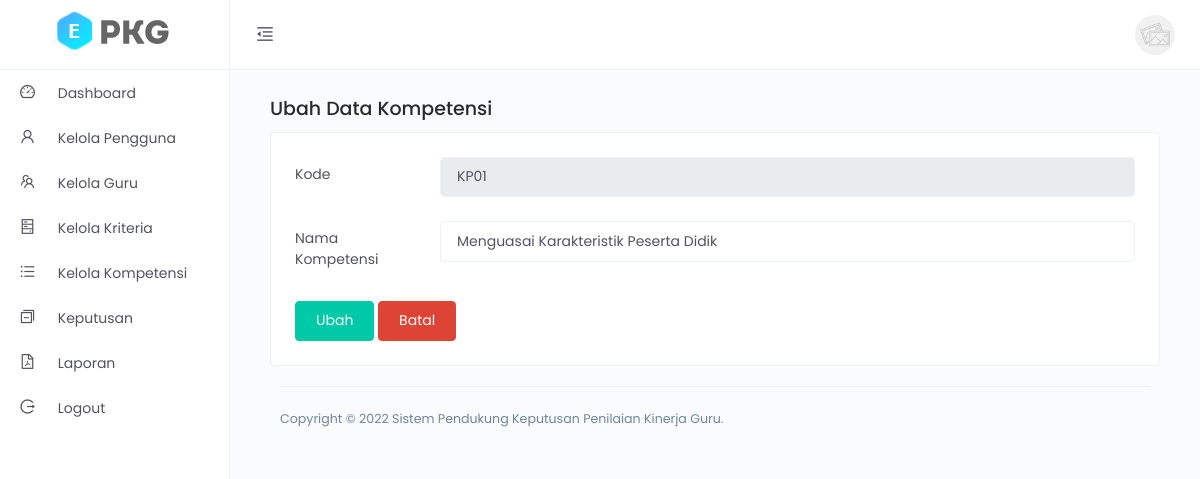
The app's page /kompetensi/ubah_kompetensi/KP01 (signed in) with its own data.
### tables this page shows
CREATE TABLE `t_kompetensi`  (
  `kode_kompetensi` varchar(16) NOT NULL,
  `kompetensi` varchar(255) NULL DEFAULT NULL,
  `status` int(1) NULL DEFAULT 1,
  `created_by` varchar(18) NULL DEFAULT NULL,
  `created_at` datetime(0) NULL DEFAULT current_timestamp(0),
  PRIMARY KEY (`kode_kompetensi`) USING BTREE
);

### core/functions.php (called while the page is built, shortened)
<?php
function view($view, $data = [])
{
    extract($data);
    require "../app/view/" . $view . ".php";
}

### app/classes/Kompetensi.php (called while the page is built, shortened)
<?php
class Kompetensi
{
    protected $_db;
    public function __construct()
    {
        $this->_db = new Database();
    }
    public function ubah_kompetensi($kode)
    {
        $data['kompetensi'] = $this->_db->other_query("SELECT * FROM t_kompetensi WHERE kode_kompetensi = '$kode'");
        view('kompetensi/ubah_data', $data);
    }
}

### core/router.php (called while the page is built, shortened)
<?php
class Router
{
    private $method     = 'index';
    private $params     = [];
    public function __construct()
    {
        $this->parseUri();
    }
    private function parseUri()
    {
        $uri = $_GET['uri'] ?? '';
        $uri = explode('/', trim(strtolower($uri), '/'));
        if (!empty($uri[0])) {
            unset($uri[0]);
        }
        $class = new $class;
        if (isset($uri[1])) {
            $method = $uri[1];
            unset($uri[1]);
            if (method_exists($class, $method)) {
                $this->method = $method;
            } else {
                abort();
            }
        }
        if (isset($uri[2])) {
            $this->params = array_values($uri);
        }
        call_user_func_array([$class, $this->method], $this->params);
    }
}

### public/index.php (called while the page is built, shortened)
<?php
new Router();

### app/classes/Database.php (called while the page is built, shortened)
<?php
class Database
{
    protected $conn;
    public function connect()
    {
        if (!$this->conn) {
            $this->conn = new mysqli(DB_HOST, DB_USER, DB_PASS, DB_NAME);
        }
    }
    function other_query($query, $type = 1)
    {
        $result = $this->conn->query($query);
        if ($type == 1) {
            $data = $result->fetch_object();
        } else {
            $data = $result->fetch_all(MYSQLI_ASSOC);
        }
        return $data;
    }
}

### app/view/kompetensi/ubah_data.php (the view, shortened to what this page needs)
<div class="main-content">
    <div class="content">
        <div class="container-fluid">
            <div class="row">
                <div class="col-sm-12">
                    <div class="page-title-box">
                        <h4 class="page-title">Ubah Data Kompetensi</h4>
                    </div>
                </div>
            </div>
            <div class="row">
                <div class="col-12">
                    <div class="card m-b-20">
                        <div class="card-body">
                            <form autocomplete="off" id="formUbah">
                                <div class="form-group row">
                                    <label for="kode_kompetensi" class="col-sm-2 col-form-label">Kode</label>
                                    <div class="col-sm-10">
                                        <input class="form-control" type="text" readonly value="<?= $kompetensi->kode_kompetensi ?>" name="kode_kompetensi" id="kode_kompetensi" required>
                                    </div>
                                </div>
                                <div class="form-group row">
                                    <label for="kompetensi" class="col-sm-2 col-form-label">Nama Kompetensi</label>
                                    <div class="col-sm-10">
                                        <input class="form-control" type="text" value="<?= $kompetensi->kompetensi ?>" placeholder="Masukan Nama kompetensi" name="kompetensi" id="kompetensi" required>
                                    </div>
                                </div>
                                <button type="submit" class="btn btn-success" name="submit">Ubah</button>
                                <a href="javascript:history.back()" class="btn btn-danger">Batal</a>
                            </form>
                        </div>
                    </div>
                </div>
            </div>
        </div>
    </div>

### records on screen
t_kompetensi: kode_kompetensi "KP01", kompetensi "Menguasai Karakteristik Peserta Didik"
